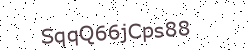
#> input picture captcha/3.png, 250 x 50 px, found by its file name
$ python test_cv2.py
#> lines starting #> are read from the running program, lines starting #| are printed output that depends on the picture; after the words box and inside, x2 and y2 are one past the last pixel; in counts of white or black regions, pixels touching at a corner belong together
#import requests
import base64
import numpy as np
import cv2
# [8 lines of commented-out code are left out]

img = cv2.imread('c:/Users/Eliott/Desktop/python/captchaOpener/captcha/3.png')
#> img is the input picture: shape (50, 250, 3); mean B, G, R 238.5, 238, 239.3
gray = cv2.cvtColor(img, cv2.COLOR_BGR2GRAY)
#gray = cv2.medianBlur(cv2.cvtColor(img, cv2.COLOR_BGR2GRAY),3)
#(thresh, bwimg) = cv2.threshold(gray, 170, 255, cv2.THRESH_BINARY)
bwimg = gray

#cv2.imshow('thresh', thresh)
#bwimg = cv2.cvtColor(img, cv2.COLOR_BGR2GRAY)
bwimg = cv2.resize(bwimg,(3000,400))
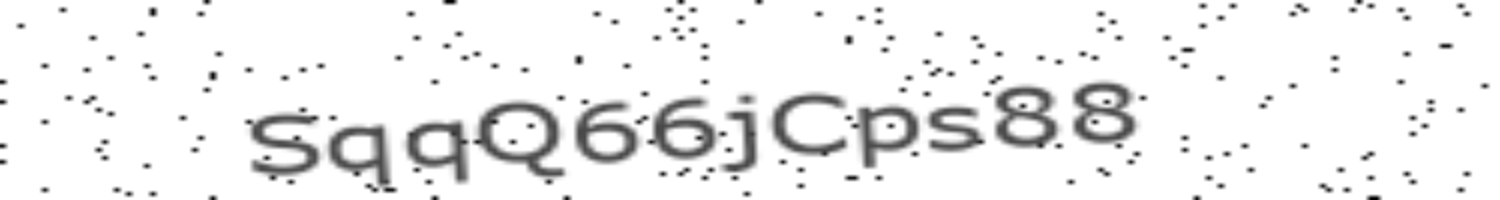
#> bwimg: shape (400, 3000) (shown at 1/2 size); min 0, max 255, mean 238.5

kernel = np.ones((7,7), np.uint8)
kernel2 = np.ones((7,7), np.uint8)
bwimg = cv2.dilate(bwimg, kernel, iterations=1)
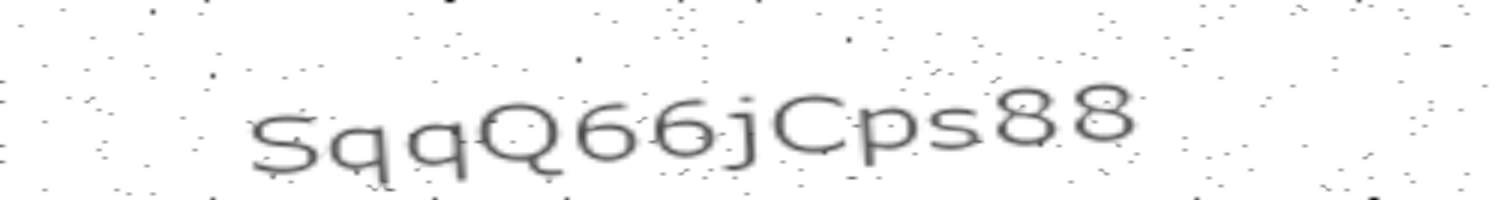
#> bwimg: shape (400, 3000) (shown at 1/2 size); min 0, max 255, mean 246.2
bwimg = cv2.medianBlur(bwimg,13)
cv2.imshow('image1', cv2.resize(bwimg,(900,350)))
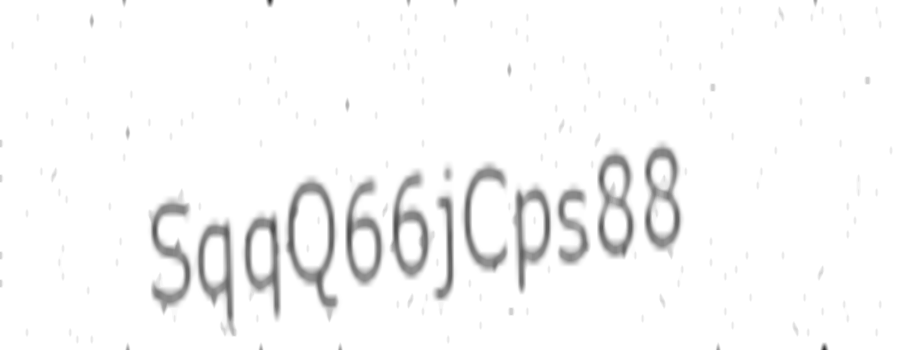
#> window 'image1': shape (350, 900); min 48, max 255, mean 247.2
cv2.waitKey(0)
bwimg= cv2.resize(bwimg,(250,50))
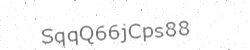
#> bwimg: shape (50, 250); min 86, max 255, mean 247
ret, thresh = cv2.threshold(bwimg, 0, 255, cv2.THRESH_OTSU)
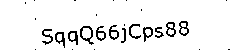
#> thresh: shape (50, 250); 93.5% white; black in thin lines or dots, all inside (x1, y1, x2, y2) = (25, 0, 230, 50)
#> ret = 202


ctrs, hier = cv2.findContours(thresh.copy(), cv2.RETR_LIST, cv2.CHAIN_APPROX_SIMPLE)
#> ctrs = 28 contours, 9 with area under 20; largest, box (x1, y1, x2, y2) and area: (0, 0, 250, 50) 12189, (79, 25, 95, 46) 200, (165, 21, 177, 38) 138, (178, 20, 190, 37) 137, (54, 31, 66, 49) 124
sorted_ctrs = sorted(ctrs, key=(lambda ctr: cv2.boundingRect(ctr)[0]))
#> sorted_ctrs has the same summary as ctrs

#print("Number of contours:" + str(len(ctrs)))
iname=1
letterlist=[]
poslist=[]
for i, ctr in enumerate(sorted_ctrs):
    x, y, w, h = cv2.boundingRect(ctr)
    roi = img[y:y + h, x:x + w]
    area = w*h
    if 70 < area < 500:
        #rect = cv2.rectangle(img, (x, y), (x + w, y + h), (0, 255, 0), 2)
        dim =(28,28)
        resizedim = cv2.resize(roi,(28,28))
        cv2.imshow('l',resizedim)
        cv2.waitKey(0)
        #cv2.imwrite('lettres_tmp/'+list(tmpchars)[iname]+'.png',resizedim)
        letterlist.append(resizedim)
        poslist.append((x,y,w,h))
        iname+=1
#> this loop made 28 passes
#> (x, y, w, h, area) on passes 1, 4, 5, 6, 7, 8, 9, 10, 11, 13, 14, 15: (0, 0, 250, 50, 12500), (41, 28, 13, 18, 234), (54, 31, 12, 18, 216), (57, 34, 5, 7, 35), (67, 30, 12, 16, 192), (70, 33, 5, 7, 35), (79, 25, 16, 21, 336), (82, 28, 9, 11, 99), (95, 25, 12, 17, 204), (98, 33, 6, 6, 36), (108, 24, 12, 17, 204), (111, 32, 6, 6, 36)
#> after the loop, iname = 14; letterlist = 13 items; poslist = [(41, 28, 13, 18), (54, 31, 12, 18), (67, 30, 12, 16), (79, 25, 16, 21), (82, 28, 9, 11), (95, 25, 12, 17), (108, 24, 12, 17), (120, 27, 7, 17), (128, 23, 14, 17), (142, 26, 12, 17), (154, 26, 11, 13), (165, 21, 12, 17), (178, 20, 12, 17)]

### TOTRY
'''
for k in range(len(poslist)) :
    for pos in poslist :
        if (poslist[k][0]>pos[0]) and (poslist[k][0]<pos[0]+pos[2]) and (poslist[k][1]>pos[1]) and (poslist[k][1]<pos[1]+pos[3]) :
            #letterlist.del(k)
            break

iname=1
for im in letterlist :
    if im is not None:
        cv2.imwrite('lettres_tmp/'+list(tmpchars)[iname]+'.png',resizedim)
        iname+=1


ret, thresh = cv2.threshold(gray, 0, 255, cv2.THRESH_OTSU)
#cv2.imshow('thresh', thresh)

ctrs, hier = cv2.findContours(thresh.copy(), cv2.RETR_LIST, cv2.CHAIN_APPROX_SIMPLE)
sorted_ctrs = sorted(ctrs, key=(lambda ctr: cv2.boundingRect(ctr)[0]))
print("boucle?")
#print("Number of contours:" + str(len(ctrs)))
iname=1
''''''
liste = os.listdir('lettres/')
for name in liste:
    if int(name.split('.')[0])>iname:
        iname = int(name.split('.')[0])

for i, ctr in enumerate(sorted_ctrs):
    x, y, w, h = cv2.boundingRect(ctr)

    roi = img[y:y + h, x:x + w]

    area = w*h

    if 100 < area < 400:
        #rect = cv2.rectangle(img, (x, y), (x + w, y + h), (0, 255, 0), 2)
        dim =(28,28)
        resizedim = cv2.resize(roi,dim)
        cv2.imwrite('lettres/'+str(iname)+'.png',resizedim)
        iname+=1

'''

$ run again, with captcha/1.png copied over captcha/3.png
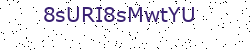
#> input picture captcha/1.png, 250 x 50 px, found by its file name
#> img is the input picture: shape (50, 250, 3); mean B, G, R 242.1, 237.2, 238.7
#> `ret, thresh = cv2.threshold(bwimg, 0, 255, cv2.THRESH_OTSU)`:
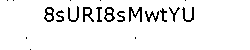
#> thresh: shape (50, 250); 94.1% white; black in thin lines or dots, all inside (x1, y1, x2, y2) = (7, 0, 194, 50)
#> ret = 193
#> ctrs = 20 contours, 7 with area under 20; largest, box (x1, y1, x2, y2) and area: (0, 0, 250, 50) 12195, (103, 6, 116, 23) 139, (43, 6, 55, 23) 137, (128, 6, 143, 23) 134, (82, 6, 95, 23) 126
#> sorted_ctrs has the same summary as ctrs
#> the loop `for i, ctr in enumerate(sorted_ctrs):` made 20 passes
#> (x, y, w, h, area) on passes 1, 3, 4, 5, 6, 7, 8, 9: (0, 0, 250, 50, 12500), (43, 6, 12, 17, 204), (46, 15, 6, 5, 30), (47, 9, 5, 4, 20), (55, 9, 10, 14, 140), (67, 5, 13, 18, 234), (82, 6, 13, 17, 221), (85, 9, 5, 5, 25)
#> pass 3, `resizedim = cv2.resize(roi,(28,28))`:
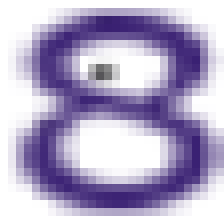
#> resizedim: shape (28, 28, 3) (shown 8 times larger); mean of channels 0, 1, 2 200.5, 169.6, 179; drawn as B, G, R
#> after the loop `for i, ctr in enumerate(sorted_ctrs):`: iname = 13; letterlist = 12 items; poslist = [(43, 6, 12, 17), (55, 9, 10, 14), (67, 5, 13, 18), (82, 6, 13, 17), (95, 6, 8, 17), (103, 6, 13, 17), (116, 10, 10, 13), (128, 6, 15, 17), (144, 10, 16, 13), (159, 7, 9, 16), (168, 6, 13, 17), (181, 6, 14, 17)]
